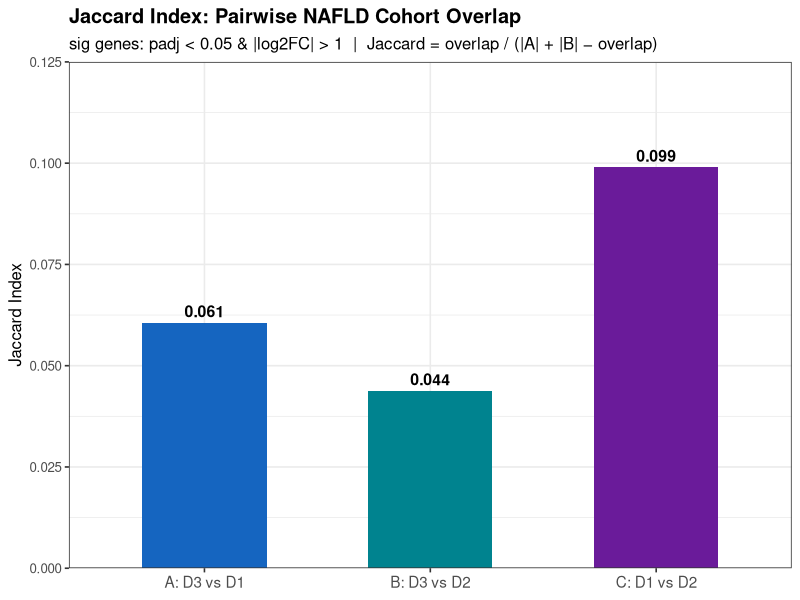

Here is the R script that generated this plot:
## ============================================================
## Jaccard Index bar chart — three pairwise NAFLD cohort comparisons
## Jaccard = |A ∩ B| / (|A| + |B| - |A ∩ B|)
## Overlap counts sourced from pairwise_comparison.R output
## ============================================================

suppressPackageStartupMessages(library(ggplot2))

if (interactive()) {
  tryCatch({
    proj_dir <- dirname(dirname(rstudioapi::getSourceEditorContext()$path))
    setwd(proj_dir)
  }, error = function(e) invisible(NULL))
}
cat("Working directory:", getwd(), "\n")
dir.create("results", showWarnings = FALSE)

# Overlap counts from pairwise_comparison analysis
# sig threshold: padj < 0.05 AND |lfc_mle| > 1, matched by gene_symbol
jaccard_df <- data.frame(
  comparison = c("A: D3 vs D1", "B: D3 vs D2", "C: D1 vs D2"),
  sig_a      = c(180,  180,  485),
  sig_b      = c(485, 1058, 1058),
  overlap    = c( 38,   52,  139),
  stringsAsFactors = FALSE
)
jaccard_df$union   <- jaccard_df$sig_a + jaccard_df$sig_b - jaccard_df$overlap
jaccard_df$jaccard <- jaccard_df$overlap / jaccard_df$union

cat("\nJaccard Index values:\n")
print(jaccard_df[, c("comparison", "sig_a", "sig_b", "overlap", "union", "jaccard")])

jaccard_df$comparison <- factor(jaccard_df$comparison,
  levels = c("A: D3 vs D1", "B: D3 vs D2", "C: D1 vs D2"))

p <- ggplot(jaccard_df, aes(x = comparison, y = jaccard, fill = comparison)) +
  geom_col(width = 0.55, show.legend = FALSE) +
  geom_text(aes(label = sprintf("%.3f", jaccard)),
            vjust = -0.45, size = 4, fontface = "bold") +
  scale_fill_manual(values = c(
    "A: D3 vs D1" = "#1565C0",
    "B: D3 vs D2" = "#00838F",
    "C: D1 vs D2" = "#6A1B9A"
  )) +
  scale_y_continuous(limits = c(0, 0.125), expand = c(0, 0)) +
  labs(
    title    = "Jaccard Index: Pairwise NAFLD Cohort Overlap",
    subtitle = "sig genes: padj < 0.05 & |log2FC| > 1  |  Jaccard = overlap / (|A| + |B| − overlap)",
    x = NULL,
    y = "Jaccard Index"
  ) +
  theme_bw(base_size = 12) +
  theme(
    plot.title  = element_text(face = "bold"),
    axis.text.x = element_text(size = 11)
  )

ggsave("results/jaccard_bar.png", p, width = 6.5, height = 5, dpi = 150)
cat("Saved: results/jaccard_bar.png\n")
